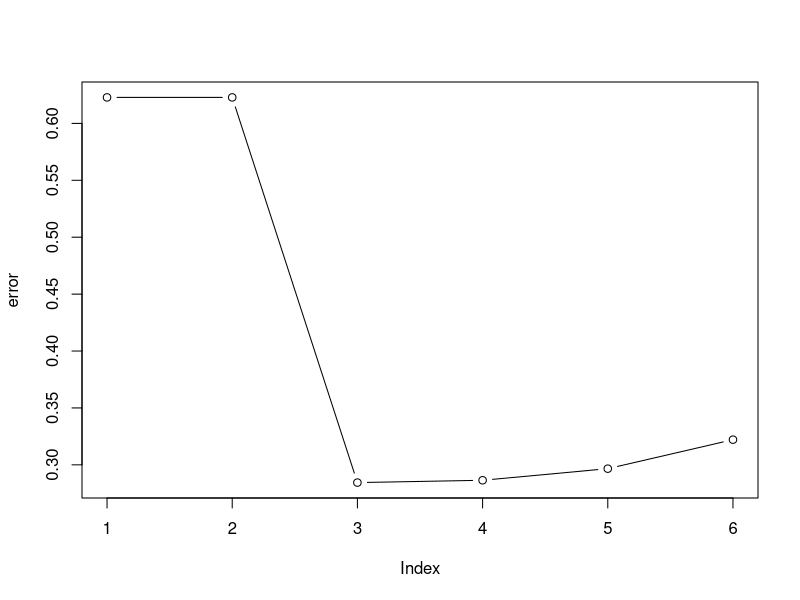

Recreate this plot in R. (Note: this script raises an error after producing the figure.)
####################################################
####More General Kernel Method Approaches
####################################################
rm(list=ls())
gc()
graphics.off()
if(!require("MASS"))
  (install.packages("MASS"))
if(!require("ggplot2"))
  (install.packages("ggplot2"))
if(!require("kernlab"))
  (install.packages("kernlab"))
if(!require("e1071"))
  (install.packages("e1071"))
if(!require("dplyr"))
  (install.packages("dplyr"))
if(!require("reshape2"))
  (install.packages("reshape2"))

###Import Data
RAW_DATA<-read.csv("Raw_Data.csv")
RAW_DATA$Frequency.1*RAW_DATA$Frequency.2
permute<-rbinom(nrow(RAW_DATA),1,prob=0.5)==1
RAW_DATA[permute,]<-RAW_DATA[permute,c(1:6,8,7,10,9,11:13)]
DATA<-RAW_DATA[c("RID","Race","Frequency.1",
                 "Frequency.2","Rank.1","Rank.2",
                 "Total.Genotype.Frequency","Productivity.Group")]

DATA$Productivity.Group<-ordered(DATA$Productivity.Group,levels=c("D","C","B","A"))
colnames(DATA)<-c("RID","Race","H1","H2","Rank_H1","Rank_H2","GF","Productivity")
DATA<-DATA[complete.cases(DATA),]###remove NA's
DATA<-DATA[DATA$GF!=0 & DATA$H1!=0 & DATA$H2!=0,]
rm(RAW_DATA)

###Format Predictors to be ln-scale
DATA$GF<-log(DATA$GF)
DATA$H1<-log(DATA$H1)
DATA$H2<-log(DATA$H2)


####Split Train and Test
set.seed(1103)
train_idx<-sample(1:nrow(DATA),floor(nrow(DATA)*0.8))
logical<-rep(FALSE,nrow(DATA))
logical[train_idx]<-TRUE
train_idx<-logical
test_idx<-!logical
rm(logical)
TRAIN<-DATA[train_idx,]
TEST<-DATA[test_idx,]


#####fit a ksvm kernel to output class probabilities (versus call)
######Fit a simple SVM using the e1071 package
ww<-table(TRAIN$Productivity)/nrow(TRAIN)
# ###this shows the effect of loss function
# weights["A"]=0.97
# weights["B"]=0.01
# weights["C"]=0.01
# weights["D"]=0.01

#ww=c("A"=0.25,"B"=0.25,"C"=0.25,"D"=0.25)
#TRAIN$Productivity<-as.character(TRAIN$Productivity)
cost=c(0.001,0.01,1,5,10,100)
error<-cost
for (i in 1:length(cost)){
mod<-ksvm(Productivity~H1+H2+Race,data=TRAIN,kernel="rbfdot",class.weights =NULL,
              kpar="automatic",cross=3,C=cost[i],prob.model=TRUE)
print(paste("Loop",i,",C=",cost[i]))
error[i]<-mod@cross
}

plot(error,type="b")
C=cost[which(error==min(error))]

bestmod<-ksvm(Productivity~H1+H2+Race,data=TRAIN,kernel="rbfdot", class.weights=NULL,
          kpar="automatic",cross=3,C=C,prob.model=TRUE)



###Plot the linear fit
######Plot 2-D grid of Classification Rule
create_grid<-function(x1,x2,n=1000){
  min_x1<-min(x1)
  max_x1<-max(x1)
  x1_seq<-seq(min_x1,max_x1,length.out=floor(sqrt(n)))
  min_x2<-min(x2)
  max_x2<-max(x2)
  x2_seq<-seq(min_x2,max_x2,length.out=floor(sqrt(n)))
  grid<-expand.grid(H1=x1_seq,H2=x2_seq)
  return(grid)
}

grid<-create_grid(DATA$H1,DATA$H2,n=10000)


par_disp<-unique(TRAIN$Race)
race=par_disp[1]


for(race in par_disp){
  CUT_TEST<-TEST[TEST$Race==race, ]
  grid$Race=CUT_TEST$Race[1]
  grid$class<-predict(bestmod,newdata = grid)
  func=predict(bestmod,newdata = grid,type ="probabilities" )
  func<-data.frame(grid,func)
  class<-predict(bestmod,newdata=CUT_TEST)
  concordance<-numeric(length(class))
  for (i in 1:nrow(CUT_TEST)){
    concordance[i]=as.numeric(CUT_TEST$Productivity[i] %in% class[i])                                   
  }
  correct<-round(mean(concordance),3)*100
  
#   base_layer<-ggplot(data=grid,aes(x=H1,y=H2,colour=class))+
#     ggtitle(paste("Decision Boundaries, Race=",race))+
#     geom_point(size=3.5,alpha=1,shape=15)
#   
#   train_plot<-base_layer+geom_text(data=CUT_TEST,aes(x=H1,y=H2,label=Productivity),size=5,colour="black")+
#     ggtitle(paste("Decision Boundaries for",race,"Percent Correct=",correct,"%"))+facet_wrap(~Productivity,ncol=2)
#   print(train_plot)
    
  plot_dat<-melt(func,id=c("H1","H2","Race","class"))
  plot<-ggplot(data=plot_dat,aes(x=H1,y=H2,fill=value))+
    geom_tile()+
    stat_contour(data=plot_dat,aes(z=value))+
    ggtitle(paste("Probability Distribution for",race,"Percent Correct=",correct,"%"))+
    facet_wrap(~variable,ncol=2)
  print(plot)  
}



##########################################################################
#####Now Apply a gaussian Process to the data using RBF kernel
#####This has a natural probabilisitc interpretation that SVM doesn't have
##########################################################################

bestmod<-gausspr(Productivity~H1+H2+Race,data=TRAIN,kernel="rbfdot",
              kpar="automatic")


###Plot the linear fit
######Plot 2-D grid of Classification Rule
create_grid<-function(x1,x2,n=1000){
  min_x1<-min(x1)
  max_x1<-max(x1)
  x1_seq<-seq(min_x1,max_x1,length.out=floor(sqrt(n)))
  min_x2<-min(x2)
  max_x2<-max(x2)
  x2_seq<-seq(min_x2,max_x2,length.out=floor(sqrt(n)))
  grid<-expand.grid(H1=x1_seq,H2=x2_seq)
  return(grid)
}

grid<-create_grid(DATA$H1,DATA$H2,n=10000)


par_disp<-unique(TRAIN$Race)
race=par_disp[1]


for(race in par_disp){
  CUT_TEST<-TEST[TEST$Race==race, ]
  grid$Race=CUT_TEST$Race[1]
  func=predict(bestmod,newdata = grid,type ="probabilities" )
  func<-data.frame(grid,func)
  class<-predict(bestmod,newdata=CUT_TEST)
  concordance<-numeric(length(class))
  for (i in 1:nrow(CUT_TEST)){
    concordance[i]=as.numeric(CUT_TEST$Productivity[i] %in% class[i])                                   
  }
  correct<-round(mean(concordance),3)*100
  
  #   base_layer<-ggplot(data=grid,aes(x=H1,y=H2,colour=class))+
  #     ggtitle(paste("Decision Boundaries, Race=",race))+
  #     geom_point(size=3.5,alpha=1,shape=15)
  #   
  #   train_plot<-base_layer+geom_text(data=CUT_TEST,aes(x=H1,y=H2,label=Productivity),size=5,colour="black")+
  #     ggtitle(paste("Decision Boundaries for",race,"Percent Correct=",correct,"%"))+facet_wrap(~Productivity,ncol=2)
  #   print(train_plot)
  
  plot_dat<-melt(func,id=c("H1","H2","Race"))
  plot<-ggplot(data=plot_dat,aes(x=H1,y=H2,fill=value))+
    geom_tile()+
    stat_contour(data=plot_dat,aes(z=value))+
    ggtitle(paste("Probability Distribution for",race,"Percent Correct=",correct,"%"))+
    facet_wrap(~variable,ncol=2)
  print(plot)  
}
